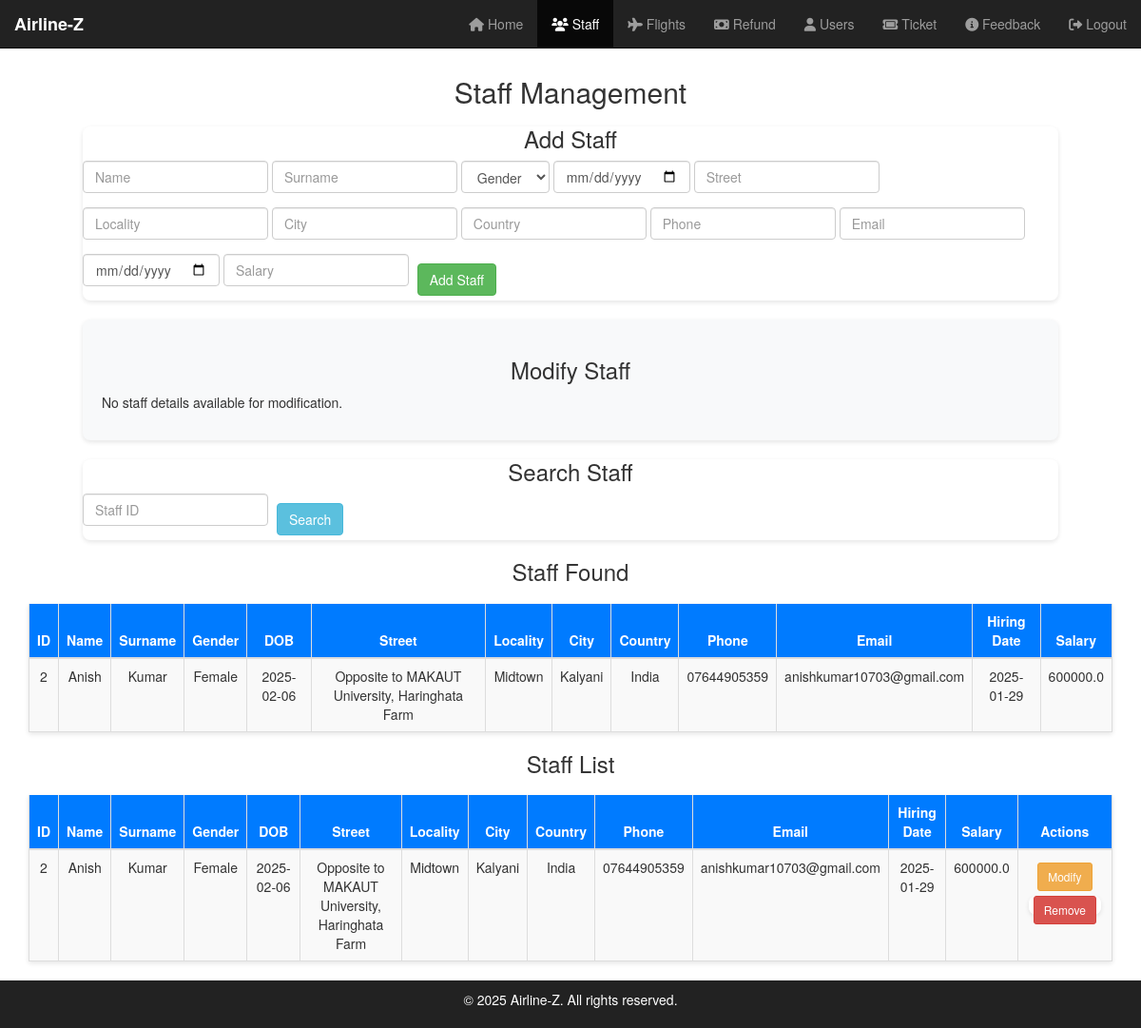
Page /admin/staff-management (signed in) on the earlier database version.
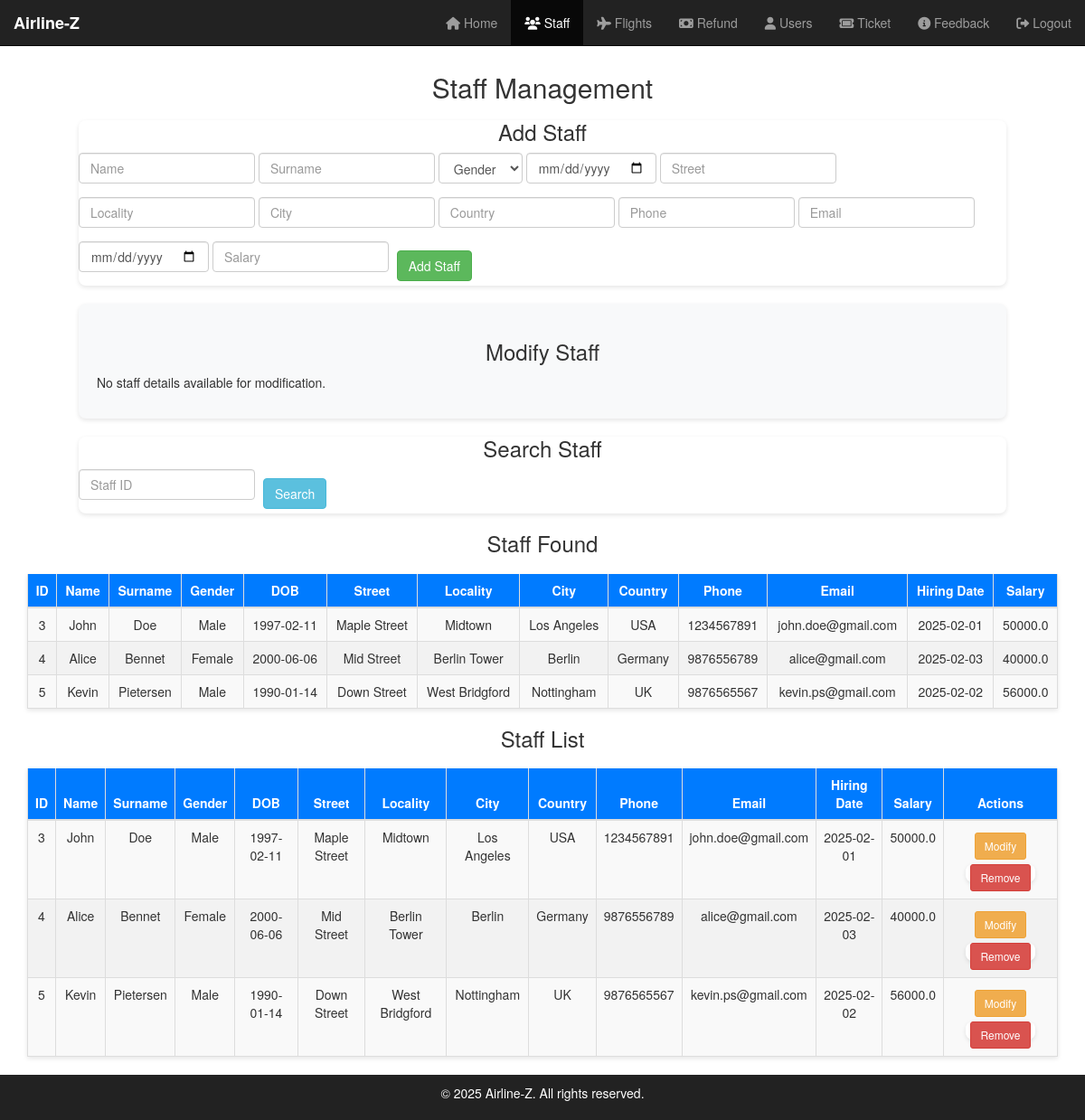
Same page on the later database version.
### tables this page shows
CREATE TABLE staff (
    staff_id INTEGER PRIMARY KEY AUTOINCREMENT,
    name TEXT NOT NULL,
    surname TEXT NOT NULL,
    gender TEXT NOT NULL,
    dob TEXT NOT NULL,
    street TEXT NOT NULL,
    locality TEXT NOT NULL,
    city TEXT NOT NULL,
    country TEXT NOT NULL,
    phone TEXT NOT NULL,
    email TEXT NOT NULL,
    hiring_date TEXT NOT NULL,
    salary REAL NOT NULL
);

### app.py (the view)
@app.route('/admin/staff-management', methods=['GET'])
def staff_management():
    try:
        conn = get_db_connection()
        staff_list = conn.execute('SELECT * FROM staff ORDER BY staff_id').fetchall()
        conn.close()
        return render_template('admin/staff-management.html', staff_list=staff_list)
    except Exception as e:
        flash(f"Error: {e}", "danger")
        return redirect(url_for('admin_panel'))

### app.py (called while the page is built)
def get_db_connection():
    conn = sqlite3.connect(DATABASE)
    conn.row_factory = sqlite3.Row  # Return rows as dictionaries
    return conn

@app.before_request
def require_login():
    admin_routes = [
        'admin_panel', 'staff_management', 'add_staff', 'remove_staff', 'modify_staff_form', 'modify_staff', 'search_staff',
        'flight_management', 'add_flight', 'remove_flight', 'modify_flight', 'search_flight',
        'refund_management', 'get_refunds', 'clear_refund', 'decline_refund', 'report_fraud',
        'user_management', 'add_user', 'remove_user',
        'ticket_management', 'remove_ticket', 'search_ticket', 'modify_ticket', 'add_ticket',
        'feedback_management'
    ]
    if request.endpoint in admin_routes and not session.get('admin_logged_in'):
        flash("You need to login first!", "warning")
        return redirect(url_for('admin_login'))

### templates/admin/staff-management.html (shortened to what this page needs)
<!DOCTYPE html>
<html lang="en">
<head>
    <link rel="stylesheet" href="{{ url_for('static', filename='css/admin/staff-management.css') }}">
    <link rel="stylesheet" href="https://maxcdn.bootstrapcdn.com/bootstrap/3.3.7/css/bootstrap.min.css">
    <link rel="stylesheet" href="https://cdnjs.cloudflare.com/ajax/libs/font-awesome/6.0.0/css/all.min.css">
</head>
<body>
    <nav class="navbar navbar-inverse navbar-fixed-top">
        <div class="container-fluid">
            <div class="navbar-header">
                <a class="navbar-brand" href="{{ url_for('index') }}">Airline-Z</a>
            </div>
            <div class="collapse navbar-collapse" id="adminNavbar">
                <ul class="nav navbar-nav navbar-right">
                    <li><a href="{{ url_for('admin_panel') }}"><i class="fa fa-home"></i> Home</a></li>
                    <li class="active"><a href="{{ url_for('staff_management') }}"><i class="fa fa-users"></i> Staff</a></li>
                    <li><a href="{{ url_for('flight_management') }}"><i class="fa fa-plane"></i> Flights</a></li>
                    <li><a href="{{ url_for('refund_management') }}"><i class="fa fa-money-bill"></i> Refund</a></li>
                    <li><a href="{{ url_for('user_management') }}"><i class="fa fa-user"></i> Users</a></li>
                    <li><a href="{{ url_for('ticket_management') }}"><i class="fa fa-ticket"></i> Ticket</a></li>
                    <li><a href="{{ url_for('feedback_management')}}"><i class="fa fa-info-circle"></i> Feedback</a></li>
                    <li><a href="{{ url_for('admin_logout') }}"><i class="fa fa-sign-out-alt"></i> Logout</a></li>
                </ul>
            </div>
        </div>
    </nav>
    <br><br><br>
   <div class="container">
       <h2>Staff Management</h2>
       <form id="add-staff-form" method="post" action="{{ url_for('add_staff') }}" class="form-inline">
           <h3>Add Staff</h3>
           <div class="form-group">
               <input type="text" name="name" class="form-control" placeholder="Name" required>
           </div>
           <div class="form-group">
               <input type="text" name="surname" class="form-control" placeholder="Surname" required>
           </div>
           <div class="form-group">
               <select name="gender" class="form-control" required>
                   <option value="">Gender</option>
               </select>
           </div>
           <div class="form-group">
               <input type="date" name="dob" class="form-control" placeholder="Date of Birth" required>
           </div>
           <div class="form-group">
               <input type="text" name="street" class="form-control" placeholder="Street" required>
           </div>
           <div class="form-group">
               <input type="text" name="locality" class="form-control" placeholder="Locality" required>
           </div>
           <div class="form-group">
               <input type="text" name="city" class="form-control" placeholder="City" required>
           </div>
           <div class="form-group">
               <input type="text" name="country" class="form-control" placeholder="Country" required>
           </div>
           <div class="form-group">
               <input type="text" name="phone" class="form-control" placeholder="Phone" required>
           </div>
           <div class="form-group">
               <input type="email" name="email" class="form-control" placeholder="Email" required>
           </div>
           <div class="form-group">
               <input type="date" name="hiring_date" class="form-control" placeholder="Hiring Date" required>
           </div>
           <div class="form-group">
               <input type="number" step="0.01" name="salary" class="form-control" placeholder="Salary" required>
           </div>
           <button type="submit" class="btn btn-success">Add Staff</button>
       </form>
    <form id="modify-staff-form" method="post" action="{{ url_for('modify_staff') }}" class="form-inline">
        <h3>Modify Staff</h3>
        {% if staff %}
            <input type="hidden" name="staff_id" value="{{ staff.staff_id }}">
            <div class="form-group">
                <input type="text" name="name" class="form-control" value="{{ staff.name }}" required>
            </div>
            <div class="form-group">
                <input type="text" name="surname" class="form-control" value="{{ staff.surname }}" required>
            </div>
            <div class="form-group">
                <select name="gender" class="form-control" required>
                    <option value="Male" {% if staff.gender == 'Male' %} selected {% endif %}>Male</option>
                    <option value="Female" {% if staff.gender == 'Female' %} selected {% endif %}>Female</option>
                    <option value="Other" {% if staff.gender == 'Other' %} selected {% endif %}>Other</option>
                </select>
            </div>
            <div class="form-group">
                <input type="date" name="dob" class="form-control" value="{{ staff.dob }}" required>
            </div>
            <div class="form-group">
                <input type="text" name="street" class="form-control" value="{{ staff.street }}" required>
            </div>
            <div class="form-group">
                <input type="text" name="locality" class="form-control" value="{{ staff.locality }}" required>
            </div>
            <div class="form-group">
                <input type="text" name="city" class="form-control" value="{{ staff.city }}" required>
            </div>
            <div class="form-group">
                <input type="text" name="country" class="form-control" value="{{ staff.country }}" required>
            </div>
            <div class="form-group">
                <input type="text" name="phone" class="form-control" value="{{ staff.phone }}" required>
            </div>
            <div class="form-group">
                <input type="email" name="email" class="form-control" value="{{ staff.email }}" required>
            </div>
            <div class="form-group">
                <input type="date" name="hiring_date" class="form-control" value="{{ staff.hiring_date }}" required>
            </div>
            <div class="form-group">
                <input type="number" step="0.01" name="salary" class="form-control" value="{{ staff.salary }}" required>
            </div>
            <button type="submit" class="btn btn-warning">Modify Staff</button>
        {% else %}
            <p>No staff details available for modification.</p>
        {% endif %}
    </form>
    <form id="search-staff-form" method="get" action="{{ url_for('search_staff') }}" class="form-inline">
        <h3>Search Staff</h3>
        <div class="form-group">
            <input type="text" name="staff_id" class="form-control" placeholder="Staff ID" required>
        </div>
        <button type="submit" class="btn btn-info">Search</button>
    </form>
    {% if staff_list %}
        <h3>Staff Found</h3>
        <table class="table table-striped">
            <thead>
                <tr>
                    <th>ID</th>
                    <th>Name</th>
                    <th>Surname</th>
                    <th>Gender</th>
                    <th>DOB</th>
                    <th>Street</th>
                    <th>Locality</th>
                    <th>City</th>
                    <th>Country</th>
                    <th>Phone</th>
                    <th>Email</th>
                    <th>Hiring Date</th>
                    <th>Salary</th>
                </tr>
            </thead>
            <tbody>
                {% for staff in staff_list %}
                    <tr>
                        <td>{{ staff.staff_id }}</td>
                        <td>{{ staff.name }}</td>
                        <td>{{ staff.surname }}</td>
                        <td>{{ staff.gender }}</td>
                        <td>{{ staff.dob }}</td>
                        <td>{{ staff.street }}</td>
                        <td>{{ staff.locality }}</td>
                        <td>{{ staff.city }}</td>
                        <td>{{ staff.country }}</td>
                        <td>{{ staff.phone }}</td>
                        <td>{{ staff.email }}</td>
                        <td>{{ staff.hiring_date }}</td>
                        <td>{{ staff.salary }}</td>
                    </tr>
                {% endfor %}
            </tbody>
        </table>
    {% else %}
        <p>No staff found with the given ID.</p>
    {% endif %}
    <h3>Staff List</h3>
    <table class="table table-striped">
        <thead>
            <tr>
                <th>ID</th>
                <th>Name</th>
                <th>Surname</th>
                <th>Gender</th>
                <th>DOB</th>
                <th>Street</th>
                <th>Locality</th>
                <th>City</th>
                <th>Country</th>
                <th>Phone</th>
                <th>Email</th>
                <th>Hiring Date</th>
                <th>Salary</th>
                <th>Actions</th>
            </tr>
        </thead>
        <tbody>
            {% for staff in staff_list %}
            <tr>
                <td>{{ staff.staff_id }}</td>
                <td>{{ staff.name }}</td>
                <td>{{ staff.surname }}</td>
                <td>{{ staff.gender }}</td>
                <td>{{ staff.dob }}</td>
                <td>{{ staff.street }}</td>
                <td>{{ staff.locality }}</td>
                <td>{{ staff.city }}</td>
                <td>{{ staff.country }}</td>
                <td>{{ staff.phone }}</td>
                <td>{{ staff.email }}</td>
                <td>{{ staff.hiring_date }}</td>
                <td>{{ staff.salary }}</td>
                <td>
                    <a href="{{ url_for('modify_staff_form', staff_id=staff.staff_id) }}" class="btn btn-warning btn-sm">Modify</a>
                    <form method="post" action="{{ url_for('remove_staff') }}" style="display:inline;">
                        <button type="submit" class="btn btn-danger btn-sm">Remove</button>
                    </form>
                </td>
            </tr>
            {% endfor %}
        </tbody>
    </table>
   </div>
   <footer class="footer">
        <div class="container text-center" style="background-color: #222; color:#fff">
            <p>&copy; 2025 Airline-Z. All rights reserved.</p>
        </div>
   </footer>
</body>
</html>

### static/css/admin/staff-management.css (style rules this page uses)
body { font-family: 'Arial', sans-serif; margin: 0; padding: 0; background-color: #f8f9fa; color: #333; }
.navbar { border-radius: 0; margin-bottom: 0; }
.navbar-brand { font-size: 1.5em; font-weight: bold; color: #fff !important; }
.navbar-inverse .navbar-nav > li > a { color: #ddd; }
.navbar-inverse .navbar-nav > li > a:hover, .navbar-inverse .navbar-nav > .active > a { color: #fff; background-color: #5bc0de; }
h2, h3 { color: #333; text-align: center; }
table { margin: 20px auto; margin-bottom: 20px; width: 90%; border-collapse: collapse; background-color: #fff; box-shadow: 0px 2px 5px rgba(0, 0, 0, 0.1); }
table th, table td { padding: 12px; text-align: center; border: 1px solid #ddd; }
table th { background-color: #007bff; color: #fff; font-weight: bold; }
table tr:nth-child(even) { background-color: #f2f2f2; }
.btn { margin: 5px; padding: 10px 20px; border-radius: 5px; border: none; font-size: 14px; cursor: pointer; }
.btn-danger { background-color: #dc3545; color: #fff; }
form { margin: 20px auto; width: 90%; background-color: #fff; border-radius: 8px; box-shadow: 0px 2px 5px rgba(0, 0, 0, 0.1); }
form input, form select { margin-bottom: 15px; padding: 8px; width: calc(100% - 20px); border: 1px solid #ccc; border-radius: 5px; }
form button { display: block; margin: 0 auto; background-color: #28a745; color: white; font-size: 16px; padding: 10px 20px; border-radius: 5px; border: none; }
footer { background-color: #222; color: #fff; padding: 10px 0; position: relative; width: 100%; bottom: 0; }
#modify-staff-form { background-color: #f8f9fa; padding: 20px; border-radius: 8px; box-shadow: 0px 2px 5px rgba(0, 0, 0, 0.1); margin-top: 20px; }
.btn-warning { background-color: #f0ad4e; color: white; border: none; }

Differences in the rows shown:
removed staff: staff_id "2", name "Anish", surname "Kumar", gender "Female", dob "2025-02-06", street "Opposite to MAKAUT University, Haringhata Farm", locality "Midtown", city "Kalyani", country "India", phone "07644905359", email "anishkumar10703@gmail.com", hiring_date "2025-01-29", salary "600000.0"
added staff: staff_id "3", name "John", surname "Doe", gender "Male", dob "1997-02-11", street "Maple Street", locality "Midtown", city "Los Angeles", country "USA", phone "1234567891", email "john.doe@gmail.com", hiring_date "2025-02-01", salary "50000.0"
added staff: staff_id "4", name "Alice", surname "Bennet", gender "Female", dob "2000-06-06", street "Mid Street", locality "Berlin Tower", city "Berlin", country "Germany", phone "9876556789", email "alice@gmail.com", hiring_date "2025-02-03", salary "40000.0"
added staff: staff_id "5", name "Kevin", surname "Pietersen", gender "Male", dob "1990-01-14", street "Down Street", locality "West Bridgford", city "Nottingham", country "UK", phone "9876565567", email "kevin.ps@gmail.com", hiring_date "2025-02-02", salary "56000.0"
